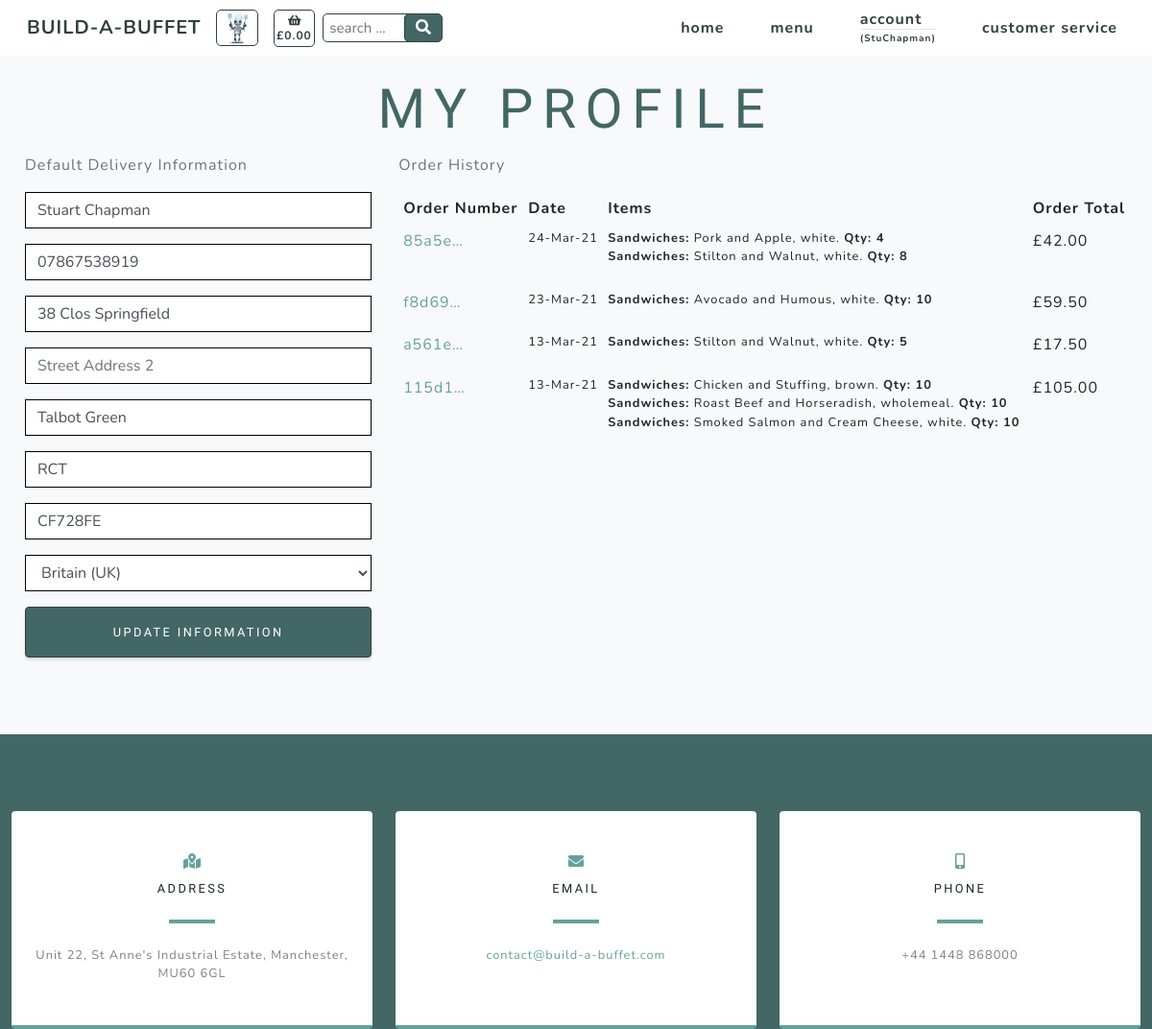
/profiles/ (signed in), run on an earlier commit of the app's database.
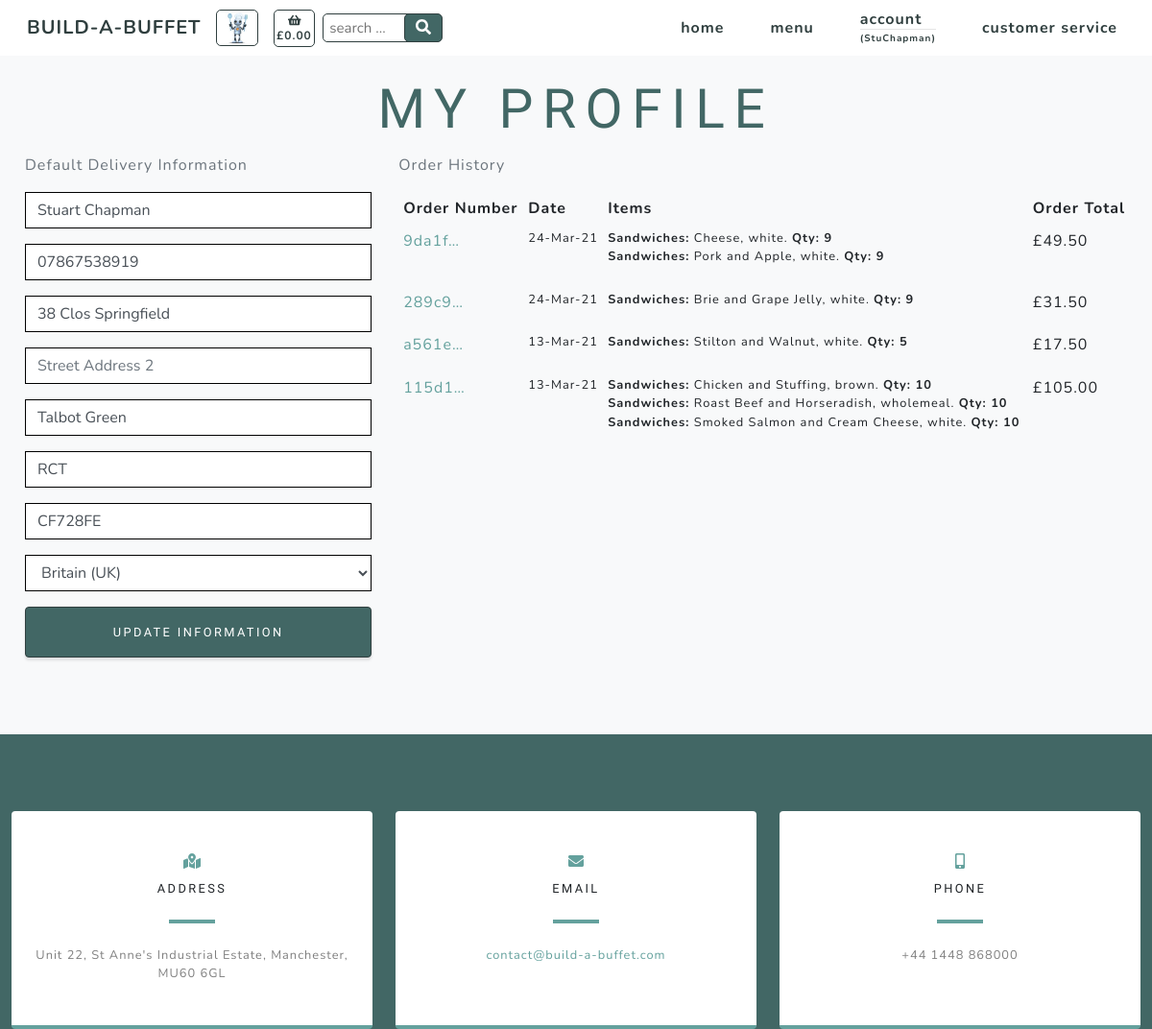
And on a later commit of the database.
### profiles/models.py (models this page shows)
class UserProfile(models.Model):
    user = models.OneToOneField(User, on_delete=models.CASCADE)
    default_full_name = models.CharField(max_length=20, null=True, blank=True)
    default_phone_number = models.CharField(max_length=20, null=True, blank=True)
    default_street_address1 = models.CharField(max_length=80, null=True, blank=True)
    default_street_address2 = models.CharField(max_length=80, null=True, blank=True)
    default_town_or_city = models.CharField(max_length=40, null=True, blank=True)
    default_county = models.CharField(max_length=80, null=True, blank=True)
    default_postcode = models.CharField(max_length=20, null=True, blank=True)
    default_country = CountryField(blank_label='Country', null=True, blank=True)
    def __str__(self):
        return self.user.username

### checkout/models.py (models this page shows, shortened)
class Order(models.Model):
    customer_name = models.CharField(max_length=50, null=False, blank=False)
    order_number = models.CharField(max_length=32, null=False, editable=False)
    cookie = models.CharField(max_length=32, null=False, editable=False)
    full_name = models.CharField(max_length=50, null=False, blank=False)
    email = models.EmailField(max_length=254, null=False, blank=False)
    phone_number = models.CharField(max_length=20, null=False, blank=False)
    country = CountryField(blank_label='Country *', null=False, blank=False)
    postcode = models.CharField(max_length=20, null=True, blank=True)
    town_or_city = models.CharField(max_length=40, null=False, blank=False)
    street_address1 = models.CharField(max_length=80, null=False, blank=False)
    street_address2 = models.CharField(max_length=80, null=True, blank=True)
    county = models.CharField(max_length=80, null=True, blank=True)
    date = models.DateTimeField(auto_now_add=True)
    delivery_cost = models.DecimalField(max_digits=6, decimal_places=2, null=False, default=0)
    order_total = models.DecimalField(max_digits=10, decimal_places=2, null=False, default=0)
    grand_total = models.DecimalField(max_digits=10, decimal_places=2, null=False, default=0)
    stripe_pid = models.CharField(max_length=254, null=False, blank=False, default='')
    user_profile = models.ForeignKey(UserProfile, on_delete=models.SET_NULL,
                                     null=True, blank=True,
                                     related_name='orders')

class Order_items(models.Model):
    class Meta:
        verbose_name_plural = 'Order_items'
    order_number = models.CharField(max_length=32, null=False, editable=False)
    cookie = models.CharField(max_length=32, null=False, editable=False)
    item_number = models.DecimalField(max_digits=8, decimal_places=0)
    category = models.CharField(max_length=254)
    name = models.CharField(max_length=254)
    servings = models.DecimalField(max_digits=3, decimal_places=0)
    option = models.CharField(max_length=254)
    total_price = models.DecimalField(max_digits=6, decimal_places=2, null=True, blank=True)

### products/models.py (models this page shows, shortened)
class Options(models.Model):
    class Meta:
        verbose_name_plural = 'Options'
    category = models.ForeignKey('Category', null=True, blank=True,
                                 on_delete=models.SET_NULL)
    id_no = models.CharField(max_length=254, null=True)
    option1 = models.CharField(max_length=24)
    option2 = models.CharField(max_length=24)
    option3 = models.CharField(max_length=24)

### profiles/views.py (the view)
# urls.py: path('', views.profile, name='profile'),
@login_required
def profile(request):
    profile = get_object_or_404(UserProfile, user=request.user)
    if request.method == 'POST':
        form = UserProfileForm(request.POST, instance=profile)
        if form.is_valid():
            form.save()
            messages.success(request, 'Profile updated successfully')
        else:
            messages.success(request, 'There was an error updating your profile - please try again')
    else:
        form = UserProfileForm(instance=profile)
    options = Options.objects.all()
    orders = Order.objects.filter(customer_name=profile)
    items = Order_items.objects.none()
    x = -1
    for order in orders:
        x = x + 1
        order_number = Order.objects.filter(customer_name=profile)[x].order_number
        order_items = Order_items.objects.filter(order_number=order_number)
        items = items | order_items
    orders = orders.order_by('-date')
    context = {
        'form': form,
        'orders': orders,
        'items': items,
        'options': options,
        'on_profile_page': True
    }
    return render(request, 'profiles/profile.html', context)

### profiles/templates/profiles/profile.html (shortened to what this page needs)
{% extends "base.html" %}
{% load static %}
{% block content %}
    <section class="products-section bg-light" id="products">
        <div class="container">
            <div class="row justify-content-center no-gutters">
                <div class="col-xl-12">
                    <h1 class="product-text-one mx-auto text-uppercase text-center flex-margin-b text-blue">My Profile</h1>
                </div>
                <div class="row">
                    <div class="px-3 col-12 col-lg-4">
                        <p class="text-muted">Default Delivery Information</p>
                        <form class="mt-3" action="{% url 'profile' %}" method="POST" id="profile-update-form">
                            {{ form|crispy }}
                            <button class="width-100 border-solid masthead-button btn btn-primary js-scroll-trigger float-right">Update Information</button>
                        </form>
                    </div>
                    <div class="col-12 col-lg-8">
                        <p class="text-muted">Order History</p>
                        <div class="order-history table-responsive">
                            <table class="table table-sm table-borderless">
                                <thead>
                                    <tr>
                                        <th>Order Number</th>
                                        <th>Date</th>
                                        <th>Items</th>
                                        <th>Order Total</th>
                                    </tr>
                                </thead>
                                <tbody>
                                    {% for order in orders %}
                                        <tr>
                                            <td>
                                                <a href="{% url 'order_success' order.order_number %}"
                                                title="{{ order.order_number }}">
                                                    {{ order.order_number|truncatechars:6 }}
                                                </a>
                                            </td>
                                            <td class="small">{{ order.date|date:'d-M-y' }}</td>
                                            <td>
                                                <ul class="list-unstyled">
                                                    {% for item in items %}
                                                        {% if item.order_number == order.order_number %}
                                                            <li class="small">
                                                                {% if item.option == "selected-one" %}
                                                                    {% for option in options %}
                                                                        <b>{{ item.category.title }}:</b> {{ item.name }}, {{ option.option1 }}. <b>Qty: {{ item.servings }}</b>
                                                                    {% endfor %}
                                                                {% endif %}
                                                                {% if item.option == "selected-two" %}
                                                                    {% for option in options %}
                                                                        <b>{{ item.category.title }}:</b> {{ item.name }}, {{ option.option2 }}. <b>Qty: {{ item.servings }}</b>
                                                                    {% endfor %}
                                                                {% endif %}
                                                                {% if item.option == "selected-three" %}
                                                                    {% for option in options %}
                                                                        <b>{{ item.category.title }}:</b> {{ item.name }}, {{ option.option3 }}. <b>Qty: {{ item.servings }}</b>
                                                                    {% endfor %}
                                                                {% endif %}
                                                            </li>
                                                        {% endif %}
                                                    {% endfor %}
                                                </ul>
                                            </td>
                                            <td>£{{ order.order_total }}</td>
                                        </tr>
                                    {% endfor %}
                                </tbody>
                            </table>
                        </div>
                    </div>
                </div>
            </div>
        </div>
    </section>
{% include 'includes/contact.html' %}
{% endblock %}

### templates/base.html (shortened to what this page needs)
{% load static %}
<!doctype html>
<html lang="en">
  <head>
    {% block corecss %}
        <link href="{% static 'css/styles.css' %}" rel="stylesheet" />
        <link href="{% static 'css/slider.css' %}" rel="stylesheet" />
    {% endblock %}
  </head>
  <body id="page-top" onload="createCookie()">
        <nav class="navbar navbar-expand-lg navbar-light fixed-top" id="mainNav">
            <div class="container">
                <a class="navbar-brand js-scroll-trigger navbar-brand-vis" href="#page-top">BUILD-A-BUFFET</a>
                <div>
                    <ul class="navbar-nav ml-auto align-vertically">
                        <li class="nav-item"><a class="nav-link js-scroll-trigger bartholemew-menu" href=""><img src="{{ MEDIA_URL }}assets/img/bartholemew-sml.jpg" alt="bartholemew" height="36"></a></li>
                    </ul>
                </div>
                <div>
                    <ul class="navbar-nav ml-auto align-vertically">
                        {% if basket_total.total_price__sum != None %}
                            <li class="nav-item"><a class="nav-link js-scroll-trigger text-center text-xs-nav basket" href="{% url 'basket' %}"><i class="fa fa-shopping-basket" aria-hidden="true"></i><br><span class=" text-xs-nav">£{{ basket_total.total_price__sum|floatformat:"2" }}</span></a></li>
                        {% else %}
                            <li class="nav-item"><a class="nav-link js-scroll-trigger text-center text-xs-nav basket" href="{% url 'basket' %}"><i class="fa fa-shopping-basket" aria-hidden="true"></i><br><span class=" text-xs-nav">£0.00</span></a></li>
                        {% endif %}
                    </ul>
                </div>
                <div class="ml-2 mr-auto">
                    <form action="{% url 'search_products' %}" method="GET">
                        <input class="search-input text-blue text-xs" type="text" name="product_search" id="product_search" placeholder=" search ...">
                        <button class="search-button text-center" type="submit">
                                <i class="fas fa-search"></i>
                        </button>
                    </form>
                </div>
                <div class="collapse navbar-collapse" id="navbarResponsive">
                    <ul class="navbar-nav ml-auto">
                        <li class="nav-item my-auto"><a class="nav-link js-scroll-trigger" href="{% url 'home' %}">home</a></li>
                        <li class="nav-item dropdown my-auto">
                            <a class="nav-link js-scroll-trigger" href="#" id="all-menus-link" data-toggle="dropdown" aria-haspopup="true" aria-expanded="false">
                                menu
                            </a>
                        </li>
                        <li class="nav-item dropdown">
                            {% if request.user.is_authenticated %}
                                <a class="nav-link js-scroll-trigger" href="#" id="account-link" data-toggle="dropdown" aria-haspopup="true" aria-expanded="false">
                                    account
                                    <hr class="d-none d-lg-block user-br">
                                    <span class="user-text">
                                    ({{ request.user }})</span>
                                </a>
                            {% else %}
                                <a class="nav-link" href="{% url 'account_login' %}">login</a>
                            {% endif %}
                        </li>
                        <li class="nav-item my-auto"><a class="nav-link js-scroll-trigger" href="{% url 'service' %}">customer service</a></li>
                    </ul>
                </div>
            </div>
        </nav>
    {% block content %}
    {% endblock %}
  </body>
</html>

### templates/includes/contact.html
    <section class="contact-section bg-blue">
        <div class="container">
            <div class="row">
                <div class="col-md-4 mb-3 mb-md-0">
                    <div class="card py-4 h-100">
                        <div class="card-body text-center">
                            <i class="fas fa-map-marked-alt text-primary mb-2"></i>
                            <h4 class="text-uppercase m-0">Address</h4>
                            <hr class="my-4" />
                            <div class="small text-black-50">Unit 22, St Anne's Industrial Estate, Manchester, MU60 6GL</div>
                        </div>
                    </div>
                </div>
                <div class="col-md-4 mb-3 mb-md-0">
                    <div class="card py-4 h-100">
                        <div class="card-body text-center">
                            <i class="fas fa-envelope text-primary mb-2"></i>
                            <h4 class="text-uppercase m-0">Email</h4>
                            <hr class="my-4" />
                            <div class="small text-black-50"><a href="#!">contact@build-a-buffet.com</a></div>
                        </div>
                    </div>
                </div>
                <div class="col-md-4 mb-3 mb-md-0">
                    <div class="card py-4 h-100">
                        <div class="card-body text-center">
                            <i class="fas fa-mobile-alt text-primary mb-2"></i>
                            <h4 class="text-uppercase m-0">Phone</h4>
                            <hr class="my-4" />
                            <div class="small text-black-50">+44 1448 868000</div>
                        </div>
                    </div>
                </div>
            </div>
        </div>
    </section>

What changed in the data, as far as the page shows it:
removed Order: order_number "85a5e…", date "24-Mar-21", order_total "42.00", Options (option1 "white")
no longer on this page (row unchanged): Order_items: category "Sandwiches", name "Pork and Apple", servings "4", Options (option1 "white")
no longer on this page (row unchanged): Order_items: category "Sandwiches", name "Stilton and Walnut", servings "8", Options (option1 "white")
removed Order: order_number "f8d69…", date "23-Mar-21", order_total "59.50", Options (option1 "white")
no longer on this page (row unchanged): Order_items: category "Sandwiches", name "Avocado and Humous", servings "10", Options (option1 "white")
added Order: order_number "9da1f…", date "24-Mar-21", order_total "49.50", Options (option1 "white")
added Order_items: category "Sandwiches", name "Cheese", servings "9", Options (option1 "white")
added Order_items: category "Sandwiches", name "Pork and Apple", servings "9", Options (option1 "white")
added Order: order_number "289c9…", date "24-Mar-21", order_total "31.50", Options (option1 "white")
added Order_items: category "Sandwiches", name "Brie and Grape Jelly", servings "9", Options (option1 "white")
